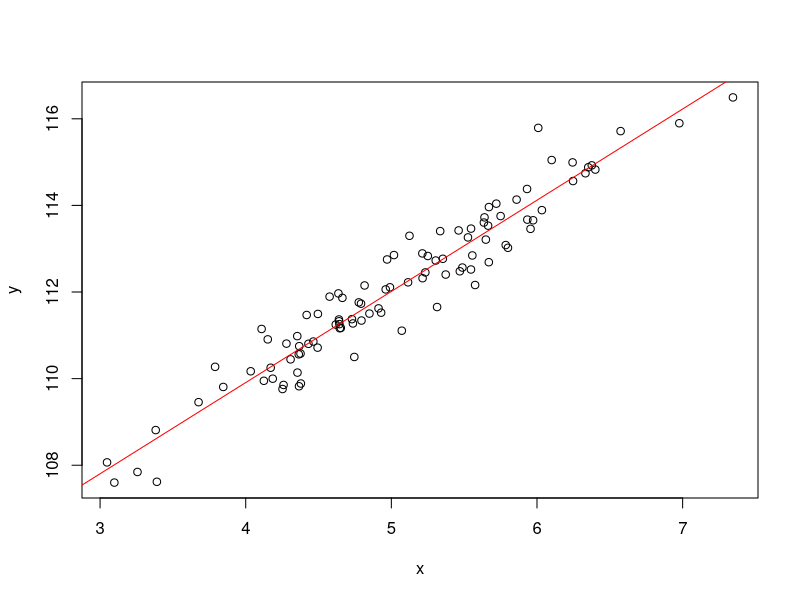
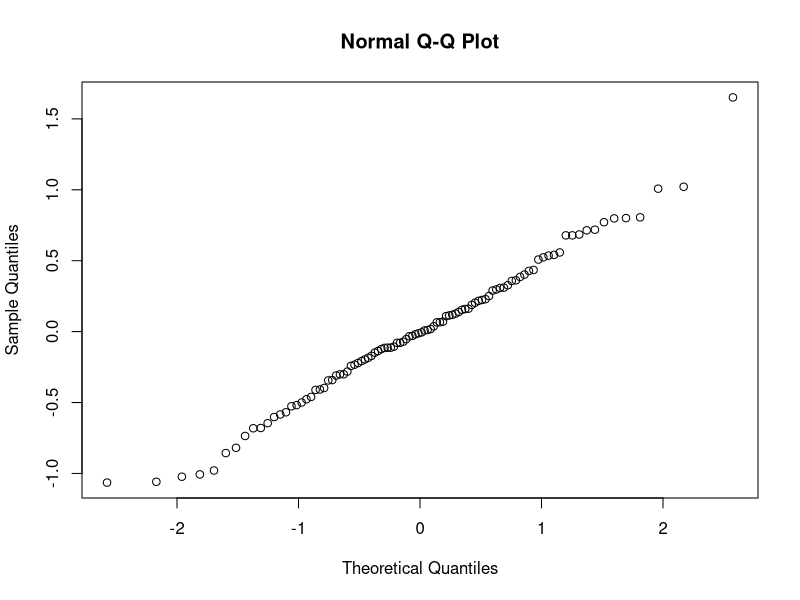
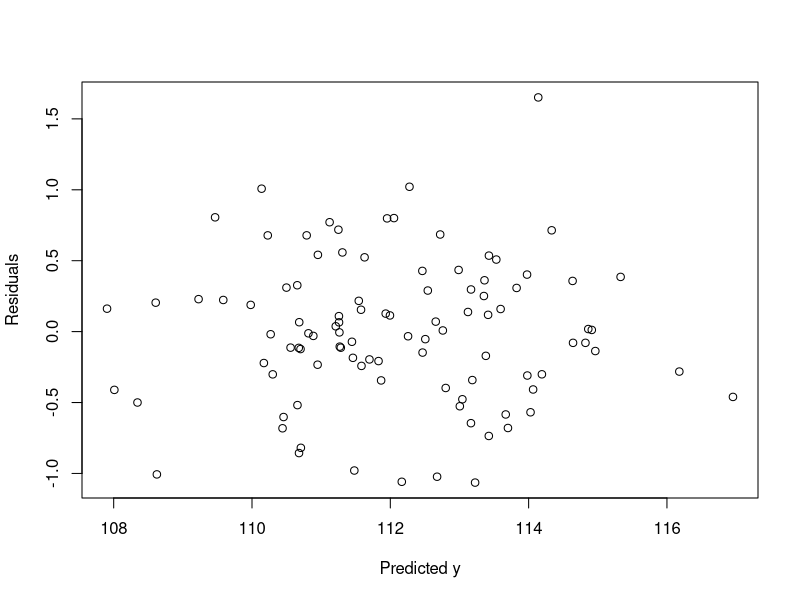
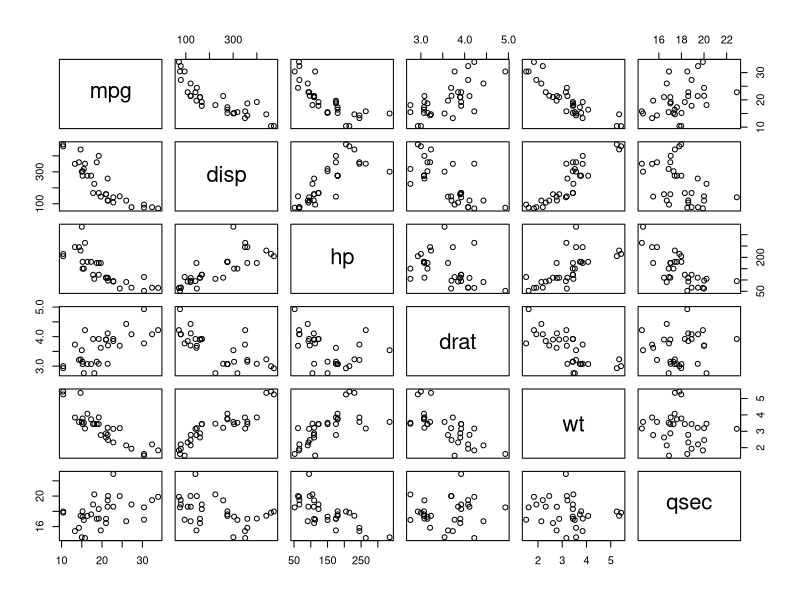
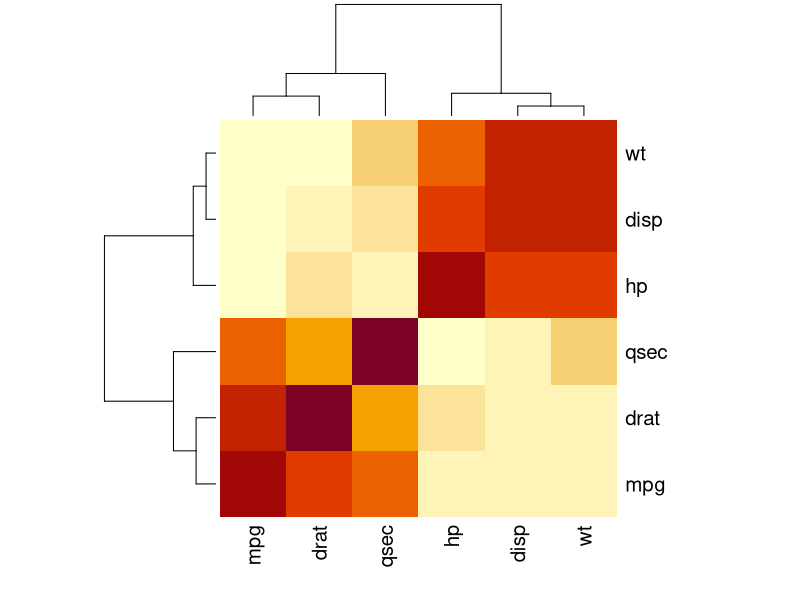
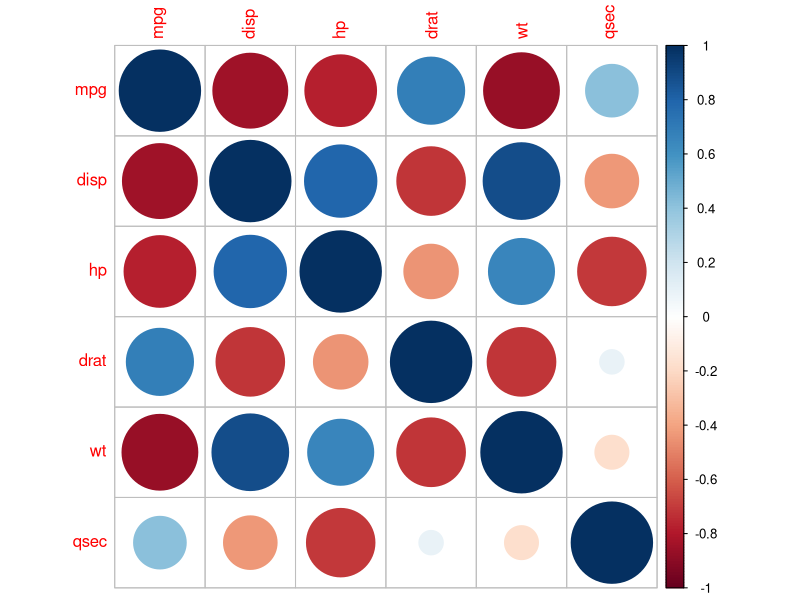

Write R code to recreate these figures, in order. (Note: this script raises an error after producing the figures.)
# Linear Regression using R

x <- rnorm(100, 5, 1)
y <- 100 + 2 * x + rnorm(100, 2, 0.5)

m1 <- lm(y ~ x)
summary(m1)

anova(m1)

plot(x, y)
abline(lm(y ~ x), col = "red")

residuals(m1)
qqnorm(residuals(m1))

yhat <- predict(m1)
resid.calc <- y - yhat

plot(yhat, residuals(m1), xlab = "Predicted y", ylab = "Residuals")

xnew <- data.frame(x = rnorm(25, 5, 1))
xnew
ynew <- predict(m1, newdata = xnew)
ynew

install.packages("car")
library(car)
data("mtcars")
head(mtcars)

library(dplyr)
mt1 <- mtcars %>% select(mpg, disp, hp, drat, wt, qsec)
View(mt1)

pairs(mt1)
ctm1 <- cor(mt1)

install.packages("corrplot")
heatmap(cor(mt1))
library(corrplot)
corrplot(ctm1)

m2 <- lm(mpg ~ ., data = mt1)
summary(m2)
vif(m2)

m3 <- lm(mpg ~ hp + drat + wt + qsec, data = mt1)
summary(m3)
vif(m3)

m3 <- lm(mpg ~ . - disp - hp, data = mt1)
summary(m3)
vif(m3)

# analysis of variance
anova(m4)
